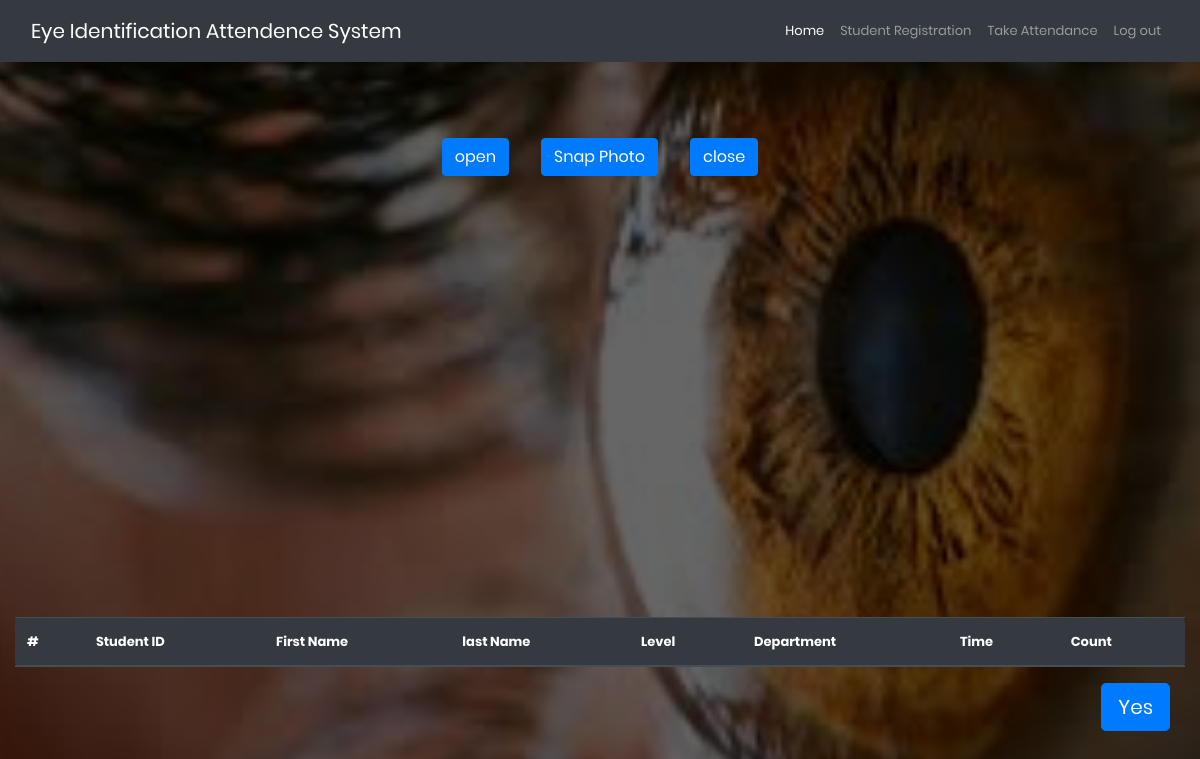
Before: /students/attendance/ (signed in) with the older database file.
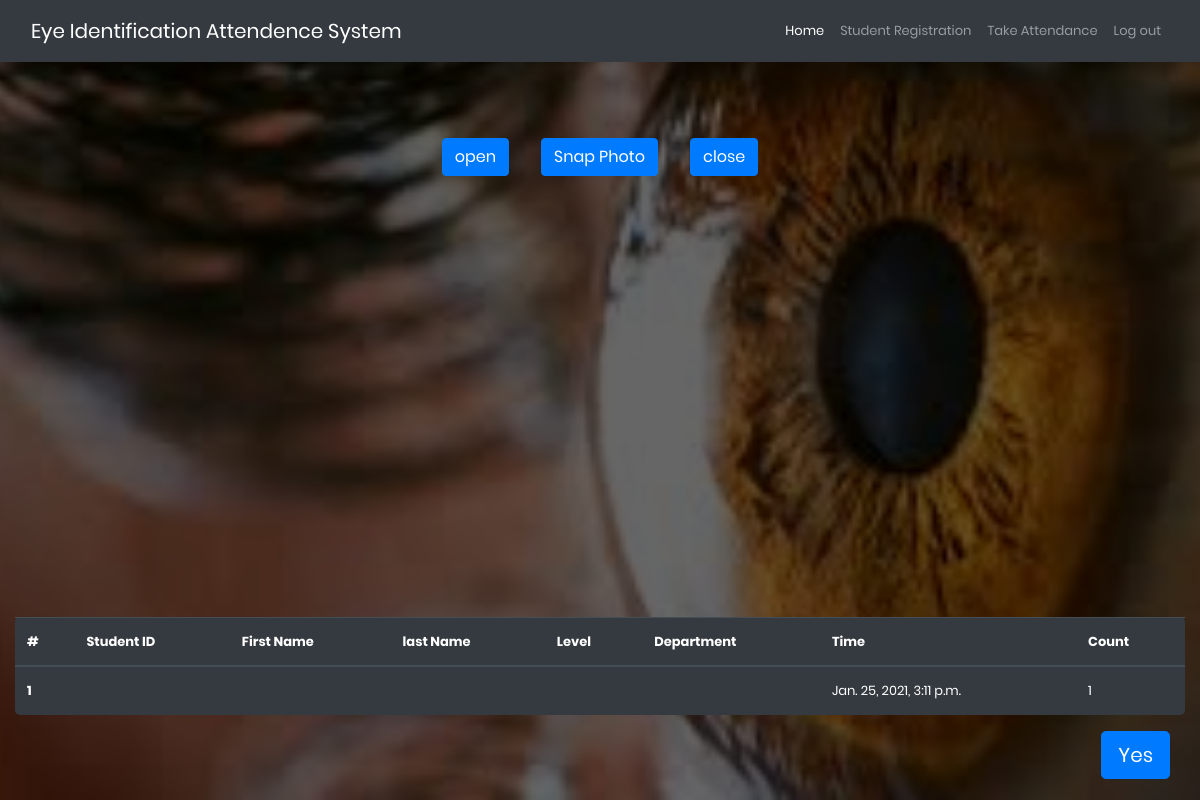
After: the same page with the newer database file.
### student/models.py (models this page shows)
class StudentAttendence(models.Model):
    student = models.ForeignKey(StudentProfile,on_delete=models.CASCADE ,blank=True, null=True)
    time=models.DateTimeField(auto_now=True)

### student/views.py (the view, shortened to what this page needs)
# urls.py: path('attendance/', views.attendance, name='attendance'),
def attendance(request):
    if request.user.is_authenticated==False:
        return redirect('login')
    attendence=StudentAttendence.objects.all()
    context = {
        'title': 'attendance',
        'attendence': attendence,
    }
    return render(request, 'student/attendance.html',context)

### student/templates/student/attendance.html (shortened to what this page needs)
{% extends 'base.html' %}
{% load static %}
{% block content %}
<div class="container">
  <div class="row">
    <div class="col-md-12 mb-5 d-flex flex-row justify-content-center">
      <button class="btn btn-primary m-3" type="button" onclick="openFun()">open</button>
      <button class="btn btn-primary m-3" type="button" onclick="photoFun()" id="ph">Snap Photo</button>
      <button class="btn btn-primary m-3" type="button" onclick="vidOff()">close</button>
    </div>
    <div class="col-md-6  embed-responsive embed-responsive-16by9">
      <video id="video" autoplay></video>
    </div>
    <div class="col-md-6 d-flex justify-content-center">
      <canvas id="registerCanavas" width="255px" height="255px"></canvas>
    </div>
  </div>
  <div class="row mt-5">
    <table class="table table-dark rounded-lg">
      <thead>
        <tr>
          <th scope="col">#</th>
          <th scope="col">Student ID</th>
          <th scope="col">First Name</th>
          <th scope="col">last Name</th>
          <th scope="col">Level</th>
          <th scope="col">Department</th>
          <th scope="col">Time</th>
          <th scope="col">Count</th>
        </tr>
      </thead>
      <tbody>
        {% for at in attendence %}
        <tr>
          <th scope="row">{{at.id}}</th>
          <td>{{at.student.studentId}}</td>
          <td>{{at.student.firstName}}</td>
          <td>{{at.student.lastName}}</td>
          <td>{{at.student.level}}</td>
          <td>{{at.student.department}}</td>
          <td>{{at.time}}</td>
          <td>{{attendence.count}}</td>
        </tr>
        {% endfor %}
      </tbody>
    </table>
  </div>
  <form class='sendToServer' method="POST" data-url="{% url 'attendance' %}">
    <button type="submit" class="btn btn-primary float-right btn-lg">Yes</button>
  </form>
</div>
</body>
</html>
{% endblock content %}

### templates/base.html (shortened to what this page needs)
<!DOCTYPE html> {% load static %}
<html lang='en'>
<head>
	<link rel="stylesheet" type="text/css" href="{% static 'main/css/all.min.css' %} ">
	<link rel="stylesheet" type="text/css"href="{% static 'main/fonts/material-icon/css/material-design-iconic-font.min.css' %}">
	<link rel="stylesheet" type="text/css" href="{% static 'main/css/fontawesome.min.css' %} ">
	<link rel="stylesheet" type="text/css" href="{% static 'main/css/bootstrap.min.css' %} ">
	<link rel="stylesheet" type="text/css" href="{% static 'main/css/main.css' %}">
	<link rel="stylesheet" type="text/css" href="{% static 'main/css/style.css' %}">
	<link rel="stylesheet" type="text/css" href="{% static 'main/css/sBg.css' %}">
</head>
{% include 'main/navbar.html' %}
{% block content %}
{% endblock content %}
</html>

### templates/main/navbar.html (shortened to what this page needs)
<nav class="navbar navbar-expand-lg navbar-dark bg-dark position-sticky">
    <div class="container-fluid">
        <a class="navbar-brand" href="{% url 'home' %}">Eye Identification Attendence System</a>
        <div class="collapse navbar-collapse" id="navbarText">
            <ul class="navbar-nav ml-auto ">
                <li class="nav-item">
                    <a class="nav-link active" aria-current="page" href="{% url 'home' %}">Home</a>
                </li>
                <li class="nav-item">
                    <a class="nav-link" href="{% url 'student' %}">Student Registration</a>
                </li>
                <li class="nav-item">
                    <a class="nav-link" href="{% url 'attendance' %}">Take Attendance</a>
                </li>
                {% if user.is_authenticated %}
                <li class="nav-item">
                    <a class="nav-link" href="{% url 'logout' %}">Log out</a>
                </li>
                {% else %}
                <li class="nav-item">
                    <a class="nav-link" href="{% url 'login' %}">Log in</a>
                </li>
                {% endif %}
            </ul>
        </div>
    </div>
</nav>
<div style="width: 100%; height: 60px"></div>

### static/main/css/style.css (style rules this page uses)
@media screen and (max-width: 1200px) { .container { width: calc(100% - 30px); max-width: 100%; } }
@media screen and (min-width: 1024px) { .container { max-width: 1200px; } }

Changed rows visible on the page:
added StudentAttendence: id "1", time "Jan. 25, 2021, 3:11 p.m.", count "1"
